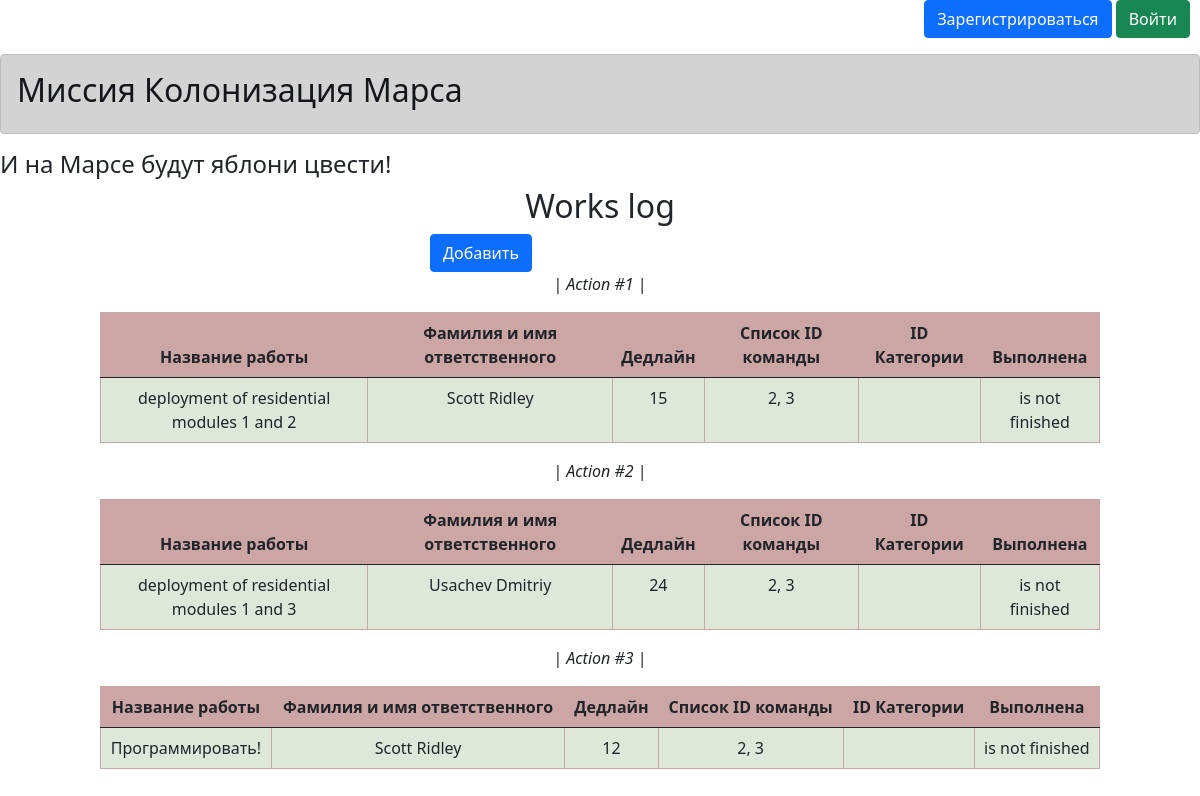
The page /index on the database as committed earlier.
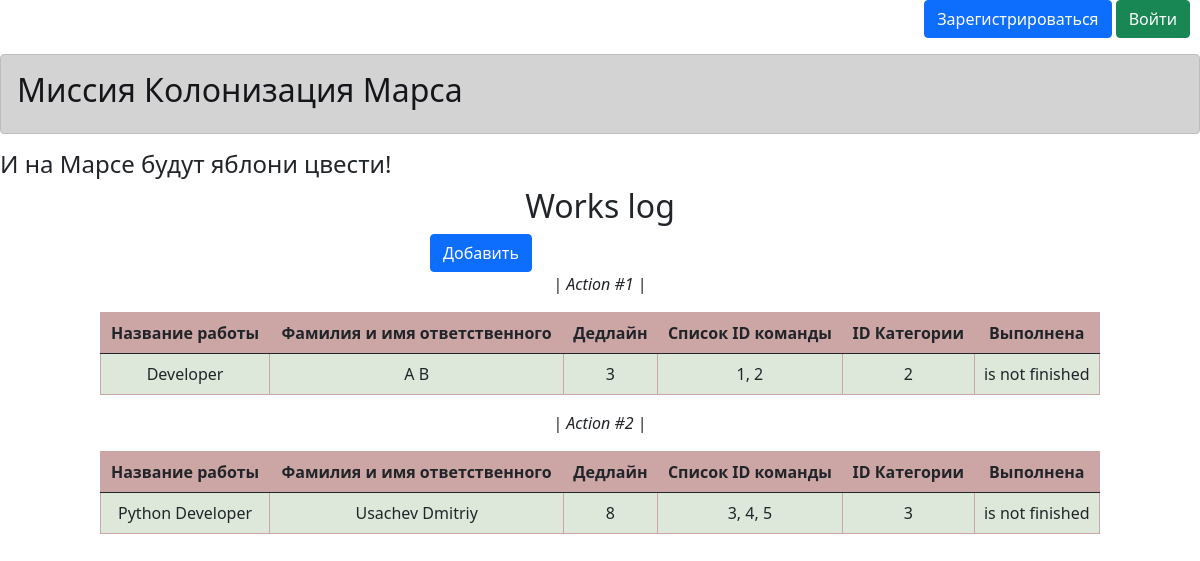
The same page on the database as committed later.
### data/models/models.py (models this page shows, shortened)
class Jobs(SqlAlchemyBase):
    __tablename__ = 'jobs'
    id: Mapped[int] = mapped_column(primary_key=True, autoincrement=True)
    team_leader: Mapped[int] = mapped_column(ForeignKey(User.id))
    job: Mapped[Optional[str]]
    work_size: Mapped[Optional[int]]
    collaborators: Mapped[Optional[str]]
    start_date: Mapped[Optional[datetime.datetime]]
    end_date: Mapped[Optional[datetime.datetime]]
    is_finished: Mapped[Optional[bool]]
    user: Mapped['User'] = relationship(back_populates='jobs')
    category: Mapped['Category'] = relationship(secondary=job_to_category,
                                                back_populates='jobs',
                                                overlaps='jobs')

class User(SqlAlchemyBase, UserMixin):
    __tablename__ = 'users'
    id: Mapped[int] = mapped_column(primary_key=True, autoincrement=True)
    surname: Mapped[Optional[str]]
    name: Mapped[Optional[str]]
    age: Mapped[Optional[int]]
    position: Mapped[Optional[str]]
    speciality: Mapped[Optional[str]]
    address: Mapped[Optional[str]]
    email: Mapped[Optional[str]] = mapped_column(unique=True)
    hashed_password: Mapped[Optional[str]]
    modified_date: Mapped[Optional[datetime.datetime]]
    jobs: Mapped[list['Jobs']] = relationship(back_populates='user', uselist=True)
    department: Mapped['Department'] = relationship(back_populates='user')
    categories: Mapped[list['Category']] = relationship(back_populates='user', uselist=True)

class Category(SqlAlchemyBase):
    __tablename__ = 'categories'
    id: Mapped[int] = mapped_column(primary_key=True, autoincrement=True)
    name: Mapped[Optional[str]]
    user_id: Mapped[int] = mapped_column(ForeignKey('users.id'))
    user: Mapped['User'] = relationship(back_populates="categories")
    jobs: Mapped[list['Jobs']] = relationship(secondary=job_to_category,
                                              back_populates='category')

### main.py (the view)
@app.route('/')
@app.route('/index')
def index() -> str:
    title = "Миссия Колонизация Марса"
    if login_user:
        return render_template('works_log.html', title=title,
                               jobs_data=session_db.query(Jobs).all())
    return render_template('base.html', title=title)

### templates/works_log.html (shortened to what this page needs)
{% extends "base.html" %}
{% block content %}
<h2 align="center">Works log</h2>
<link rel="stylesheet" type="text/css" href="{{ url_for('static', filename='css/worksLog.css') }}"/>
{% set columns = ['Название работы', 'Фамилия и имя ответственного',
'Дедлайн', 'Список ID команды', 'ID Категории', 'Выполнена'] %}
<div style="margin-left: 430px">
    <a href="/addjob" class="btn btn-primary">Добавить</a>
</div>
{% for job in jobs_data %}
<p align="center">| <i>Action #{{loop.index}} </i>|</p>
<table class="table table-bordered my-table">
    <thead>
    <tr>
        {% for column in columns %}
        <th>{{column}}</th>
        {% endfor %}
    </tr>
    </thead>
    <tbody>
    <tr>
        <td>{{job.job}}</td>
        <td>{{job.user.surname}} {{job.user.name}}</td>
        <td>{{job.work_size}}</td>
        <td>{{job.collaborators}}</td>
        <td>{{job.category.id}}</td>
        <td>{% if job.is_finished %} is finished {% else %} is not finished {% endif %}</td>
    </tr>
    </tbody>
</table>
{% endfor %}
{% endblock %}

### templates/base.html (shortened to what this page needs)
<!DOCTYPE html>
<html lang="en">
<head>
    <link rel="stylesheet"
          href="https://cdn.jsdelivr.net/npm/bootstrap@5.0.0-beta1/dist/css/bootstrap.min.css"
>
    <link rel="stylesheet" type="text/css" href="{{ url_for('static', filename='css/image.css') }}"/>
    <link rel="stylesheet" type="text/css" href="{{ url_for('static', filename='css/base.css') }}"/>
</head>
<body>
{% if current_user.is_authenticated %}
<p class="parent" align="right">
    <a class="navbar-brand" href="/logout" style="color: purple;"><strong>{{ current_user.surname }} {{
        current_user.name }}</strong></a>
</p>
{% else %}
<p class="parent" align="right" style="margin-right: 10px">
    <a class="btn btn-primary " href="/registration">Зарегистрироваться</a>
    <a class="btn btn-success" href="/login">Войти</a>
</p>
{% endif %}
<div class="alert alert-dark" role="alert">
    <h2>Миссия Колонизация Марса</h2>
</div>
<h4>И на Марсе будут яблони цвести!</h4>
{% block content %}
{% endblock %}
</body>
</html>

### static/css/worksLog.css (style rules this page uses)
table.my-table { width: 100%; border-collapse: collapse; margin-left: auto; margin-right: auto; max-width: 1000px; }
table.my-table th, table.my-table td { border: 1px solid #cca5a5; padding: 8px; text-align: center; }
table.my-table th { background-color: #cca5a5; font-weight: bold; }
table.my-table tr { background-color: #dde8da; }

Rows that differ between the two databases and show on the page:
removed Jobs: columns "Название работы" "Фамилия и имя ответственного" "Дедлайн" "Список ID команды" "ID Категории" "Выполнена", job "deployment of residential modules 1 and 2", user.surname "Scott", user.name "Ridley", work_size "15", collaborators "2, 3", is_finished "is not finished"
removed Jobs: columns "Название работы" "Фамилия и имя ответственного" "Дедлайн" "Список ID команды" "ID Категории" "Выполнена", job "deployment of residential modules 1 and 3", user.surname "Usachev", user.name "Dmitriy", work_size "24", collaborators "2, 3", is_finished "is not finished"
removed Jobs: columns "Название работы" "Фамилия и имя ответственного" "Дедлайн" "Список ID команды" "ID Категории" "Выполнена", job "Программировать!", user.surname "Scott", user.name "Ridley", work_size "12", collaborators "2, 3", shows "is not finished"
added Jobs: columns "Название работы" "Фамилия и имя ответственного" "Дедлайн" "Список ID команды" "ID Категории" "Выполнена", job "Developer", user.surname "A", user.name "B", work_size "3", collaborators "1, 2", category.id "2", is_finished "is not finished"
added Jobs: columns "Название работы" "Фамилия и имя ответственного" "Дедлайн" "Список ID команды" "ID Категории" "Выполнена", job "Python Developer", user.surname "Usachev", user.name "Dmitriy", work_size "8", collaborators "3, 4, 5", category.id "3", is_finished "is not finished"
